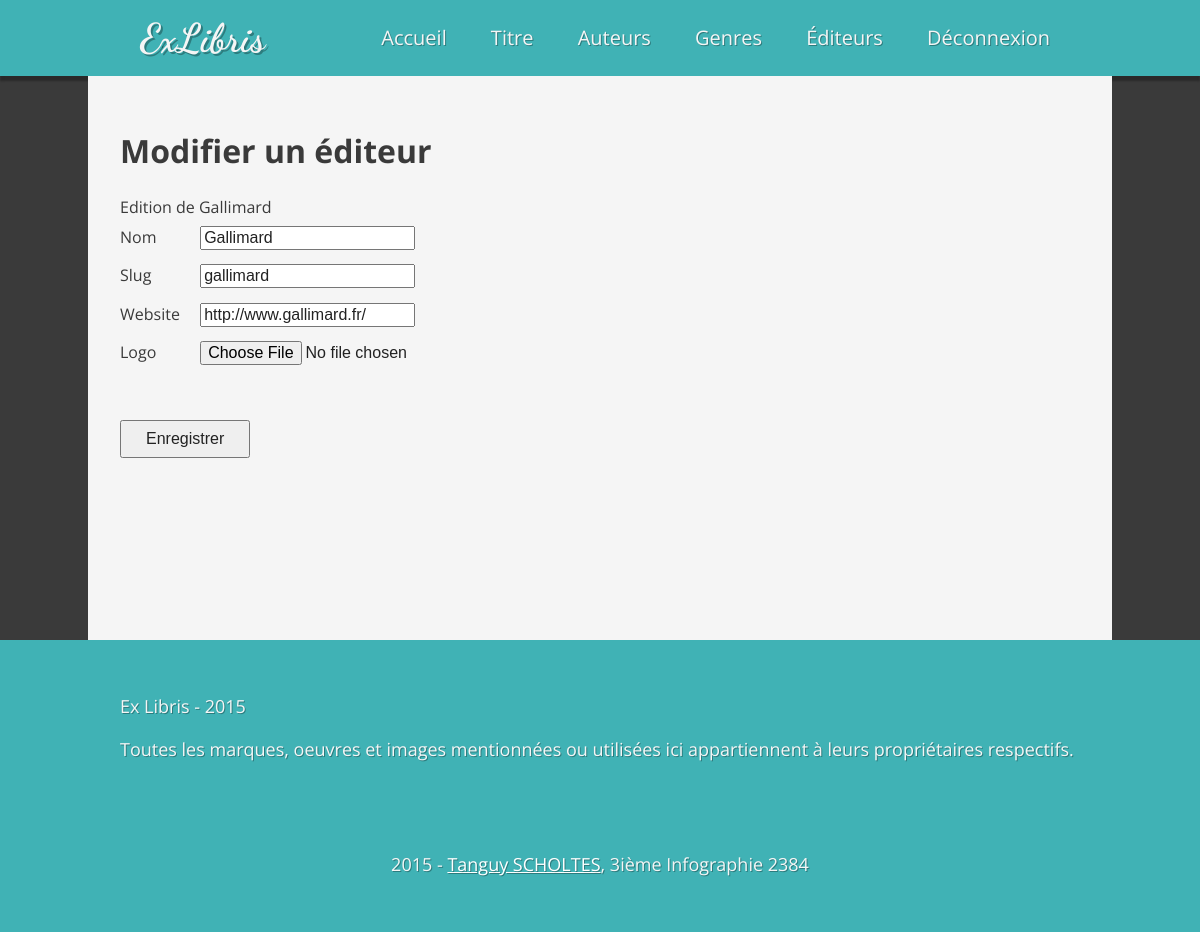
/index.php?m=editor&a=edit&editor_id=1 (signed in), run on the app's committed database.
### tables this page shows
CREATE TABLE IF NOT EXISTS `editors` (
  `id` int(10) unsigned NOT NULL AUTO_INCREMENT,
  `name` varchar(255) NOT NULL,
  `slug` varchar(255) NOT NULL,
  `website` varchar(255) DEFAULT NULL,
  `logo` varchar(255) DEFAULT NULL,
  `created_at` timestamp NOT NULL DEFAULT CURRENT_TIMESTAMP,
  `updated_at` timestamp NOT NULL DEFAULT CURRENT_TIMESTAMP,
  PRIMARY KEY (`id`),
  UNIQUE KEY `id` (`id`)
);

### index.php (called while the page is built, shortened)
<?php
	include(CONFIG_DIR.'database.php');
	$controller = new $controllerName;
	$data = call_user_func([$controller, $a]);
	include(VIEW_DIR.'layout.php');

### config/database.php (called while the page is built, shortened)
<?php
	$options = [
		PDO::ATTR_DEFAULT_FETCH_MODE => PDO::FETCH_ASSOC,
		PDO::ATTR_ERRMODE            => PDO::ERRMODE_EXCEPTION
	];

### models/model.php (called while the page is built, shortened)
<?php
class Model
{
	protected $cx = null;
	private $table = '';
	function __construct($table)
	{
		global $options;
		$this->table = $table;
		try
		{
			$this->cx = new \PDO(DSN, USERNAME, PASSWORD, $options);
			$this->cx -> query('SET CHARACTER SET UTF8');
			$this->cx -> query('SET NAMES UTF8');
		}
		catch(\PDOException $e)
		{
			die($e -> getMessage());
		}
	}
	function find($id)
	{
		$sql = 'SELECT * FROM %s WHERE id = :id';
		$pds = $this->cx -> prepare(sprintf($sql, $this->table));
		$pds -> execute([':id' => $id]);
		return $pds -> fetch();
	}
}

### models/editor.php (called while the page is built, shortened)
<?php
class Editor extends Model
{
	private $table = 'editors';
	function __construct(){
		parent::__construct($this->table);
	}
}

### controller/editorController.php (called while the page is built, shortened)
<?php
class EditorController extends BaseController
{
	function edit()
	{
		if (isset($_GET['editor_id']))
		{
			$id = intval($_GET['editor_id']);
			$editor = new \Models\Editor;
			$data = $editor->find($id);
			$view = 'editorEdit.php';
		}
		else
		{
			die('il manque editor_id');
		}
		return [
				'data' => $data,
				'view' => $view
				];
	}
}

### views/editorEdit.php (the view, shortened to what this page needs)
<h1>Modifier un éditeur</h1>
<form method="post" action="index.php" enctype="multipart/form-data">
	<fieldset>
		<legend>Edition de <?php echo $data['data']['name']; ?></legend>
		<div>
			<label for="name">Nom</label>
			<input type="text"
					id="name"
					name="name"
					value="<?php echo $data['data']['name']; ?>">
		</div>
		<div>
			<label for="slug">Slug</label>
			<input type="text"
					id="slug"
					name="slug"
					value="<?php echo $data['data']['slug']; ?>">
		</div>
		<div>
			<label for="website">Website</label>
			<input type="text"
					id="website"
					name="website"
					value="<?php echo $data['data']['website']; ?>">
		</div>
		<div>
			<label for="logo">Logo</label>
			<input type="file"
					id="logo"
					name="logo"
					value="<?php echo $data['data']['logo']; ?>">
		</div>
	</fieldset>
	<div> <input type="submit" value="Enregistrer"> </div>
</form>

### css/styles.css (style rules this page uses)
html { font-size:100%;-ms-text-size-adjust:100%;-webkit-text-size-adjust:100% }
html,button,input,select,textarea { font-family:sans-serif }
body { margin:0 }
h1 { font-size:2em;margin:0.67em 0 }
form { margin:0 }
fieldset { border:1px solid #c0c0c0;margin:0 2px;padding:0.35em 0.625em 0.75em }
legend { border:0;padding:0;white-space:normal;*margin-left:-7px }
button,input,select,textarea { font-size:100%;margin:0;vertical-align:baseline;*vertical-align:middle }
button,input { line-height:normal }
button,html input[type="button"],input[type="reset"],input[type="submit"] { -webkit-appearance:button;cursor:pointer;*overflow:visible }
html,button,input,select,textarea { color:#222 }
html { font-size:1em;line-height:1.4 }
fieldset { border:0;margin:0;padding:0 }
html { background-color:#3a3a3a;width:100% }
body { width:100%;font-family:'Open Sans',sans-serif }
label { display:inline-block;margin:0.5em 1em 0.5em 0 }
input[type="submit"] { margin:3em 0;padding:0.5em 1.5em }

### data on the page
editors: name "Gallimard", slug "gallimard", website "http://www.gallimard.fr/"
